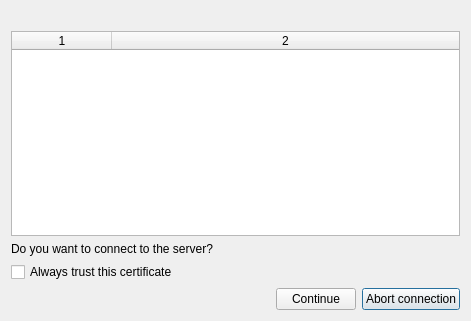
<?xml version="1.0" encoding="UTF-8"?>
<ui version="4.0">
 <class>dlg_check_certificate</class>
 <widget class="QDialog" name="dlg_check_certificate">
  <property name="geometry">
   <rect>
    <x>0</x>
    <y>0</y>
    <width>471</width>
    <height>321</height>
   </rect>
  </property>
  <property name="windowTitle">
   <string>Untrusted server certificate</string>
  </property>
  <property name="accessibleDescription">
   <string>Controls become available after 3 seconds.</string>
  </property>
  <layout class="QVBoxLayout" name="verticalLayout">
   <item>
    <widget class="QLabel" name="label_info">
     <property name="text">
      <string notr="true"/>
     </property>
     <property name="wordWrap">
      <bool>true</bool>
     </property>
    </widget>
   </item>
   <item>
    <widget class="QTableWidget" name="cert_info_table">
     <property name="alternatingRowColors">
      <bool>true</bool>
     </property>
     <property name="selectionMode">
      <enum>QAbstractItemView::SingleSelection</enum>
     </property>
     <property name="selectionBehavior">
      <enum>QAbstractItemView::SelectRows</enum>
     </property>
     <property name="horizontalScrollMode">
      <enum>QAbstractItemView::ScrollPerPixel</enum>
     </property>
     <property name="gridStyle">
      <enum>Qt::DotLine</enum>
     </property>
     <property name="wordWrap">
      <bool>false</bool>
     </property>
     <property name="columnCount">
      <number>2</number>
     </property>
     <attribute name="horizontalHeaderHighlightSections">
      <bool>false</bool>
     </attribute>
     <attribute name="horizontalHeaderStretchLastSection">
      <bool>true</bool>
     </attribute>
     <attribute name="verticalHeaderVisible">
      <bool>false</bool>
     </attribute>
     <column/>
     <column/>
    </widget>
   </item>
   <item>
    <widget class="QLabel" name="label_2">
     <property name="text">
      <string>Do you want to connect to the server?</string>
     </property>
     <property name="wordWrap">
      <bool>true</bool>
     </property>
    </widget>
   </item>
   <item>
    <widget class="QCheckBox" name="trust_always">
     <property name="text">
      <string>Always trust this certificate</string>
     </property>
    </widget>
   </item>
   <item>
    <layout class="QHBoxLayout" name="horizontalLayout">
     <item>
      <spacer name="horizontalSpacer">
       <property name="orientation">
        <enum>Qt::Horizontal</enum>
       </property>
       <property name="sizeHint" stdset="0">
        <size>
         <width>40</width>
         <height>20</height>
        </size>
       </property>
      </spacer>
     </item>
     <item>
      <widget class="QPushButton" name="btn_continue">
       <property name="text">
        <string>Continue</string>
       </property>
      </widget>
     </item>
     <item>
      <widget class="QPushButton" name="btn_abort">
       <property name="text">
        <string>Abort connection</string>
       </property>
       <property name="autoDefault">
        <bool>false</bool>
       </property>
       <property name="default">
        <bool>true</bool>
       </property>
      </widget>
     </item>
    </layout>
   </item>
  </layout>
 </widget>
 <resources/>
 <connections>
  <connection>
   <sender>btn_continue</sender>
   <signal>clicked()</signal>
   <receiver>dlg_check_certificate</receiver>
   <slot>accept()</slot>
   <hints>
    <hint type="sourcelabel">
     <x>286</x>
     <y>304</y>
    </hint>
    <hint type="destinationlabel">
     <x>231</x>
     <y>316</y>
    </hint>
   </hints>
  </connection>
  <connection>
   <sender>btn_abort</sender>
   <signal>clicked()</signal>
   <receiver>dlg_check_certificate</receiver>
   <slot>reject()</slot>
   <hints>
    <hint type="sourcelabel">
     <x>425</x>
     <y>296</y>
    </hint>
    <hint type="destinationlabel">
     <x>418</x>
     <y>238</y>
    </hint>
   </hints>
  </connection>
 </connections>
</ui>
